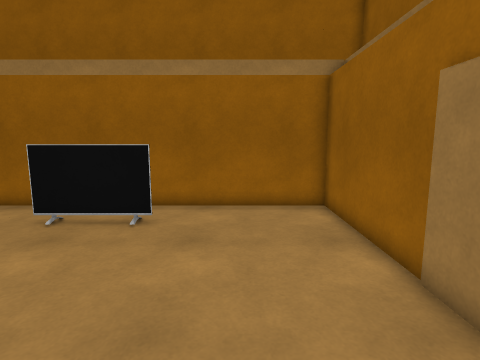
[1] (above)

12 first-person views from a walk through a scene from a Unity 3-D project. The camera is 1.4 m above the floor, tilts 8° down and sees 80° across. The floor is counted in squares, 0.5 m on a side. Each view is taken from the middle of a square. On the plan, view 1 faces up. The plan holds only what a view shows up to about 20 squares ahead; the rest is blank. The place goes on beyond the plan. The player character is not drawn. Surface patterns are stand-ins for the level's own textures.

[2]
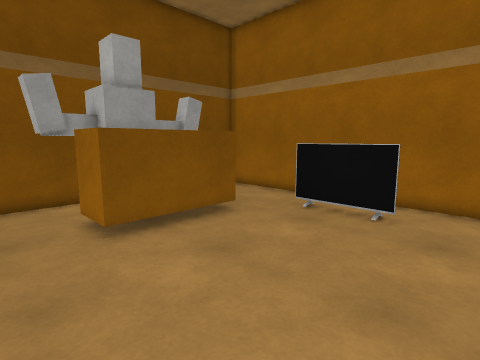

[3]
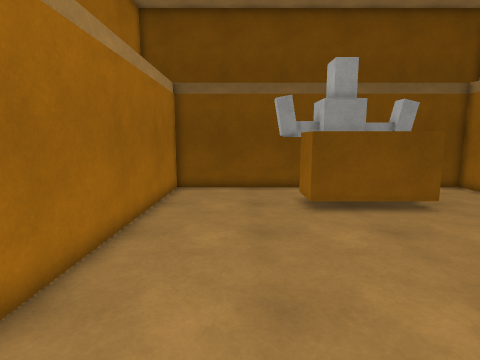

[4]
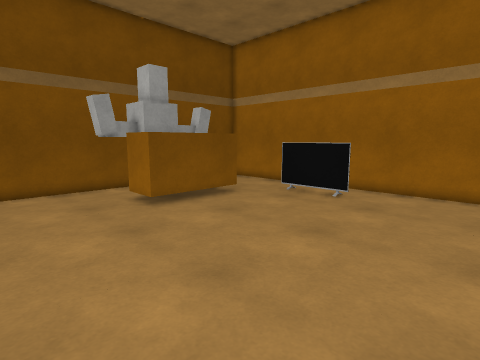

[5]
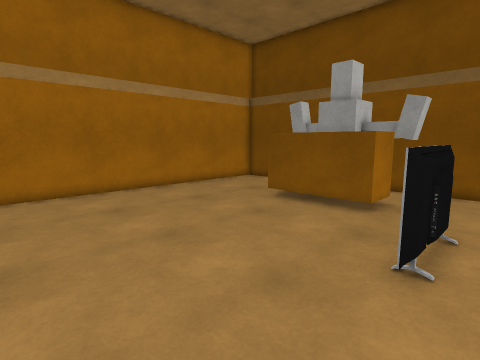

[6]
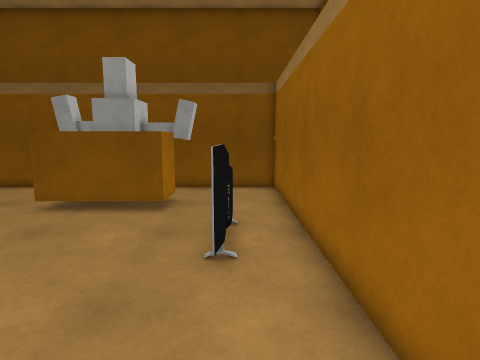

[7]
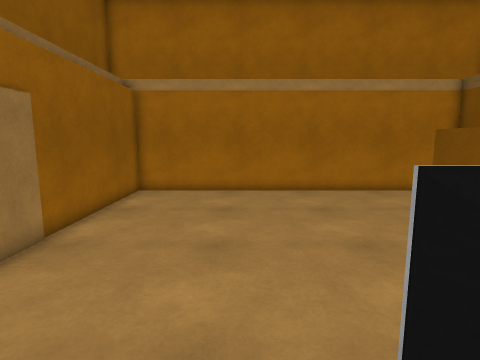

[8]
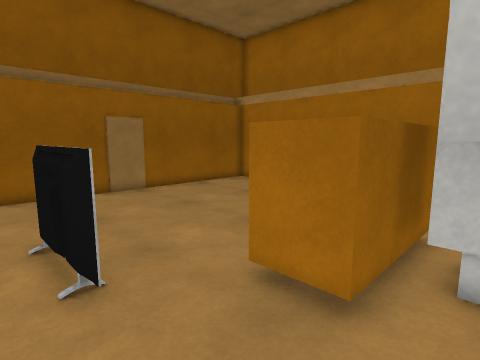

[9]
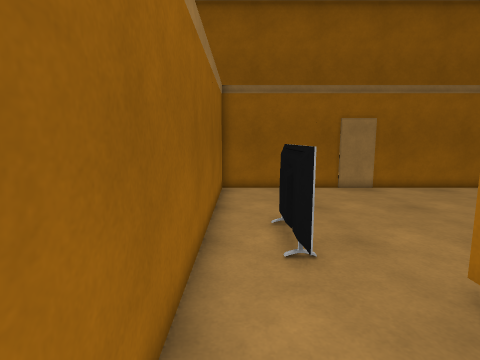

[10]
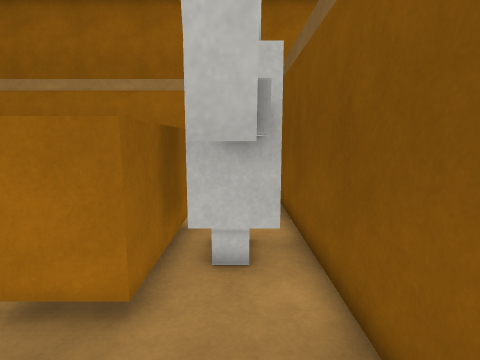

[11]
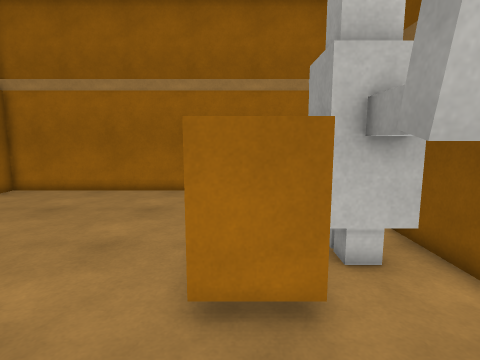

[12]
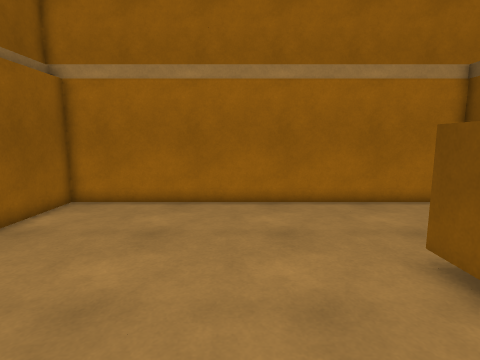

### Floor plan
Key: @ floor where view 1 was taken; # wall or solid block; . floor; O other object.
Columns run from 14 left of view 1 to 4 right of it. Each row starts with its distance up from view 1.
 12 ###################
 11 #.................#
 10 #......OOOOO......#
  9 #......OOOOO......#
  8 #.................#
  7 #.OOOOO...........#
  6 #.O.O O...........#
  5 #OOOO O...........#
  4 # OOO O...........#
  3 #OOOO O...........#
  2 #.O.OOO...........#
  1 #.OO..............#
  0 #.............@...#
 -1 #.................#
 -2 #.................#
 -3 #.................#
 -4 #.................#
 -5 ###################

Where each view was taken, in squares from view 1:
view 1: 0 up, 0 right, facing up
view 2: 1 down, 0 right, facing up-left
view 3: 1 down, 3 right, facing left
view 4: 4 down, 3 right, facing up-left
view 5: 11 up, 3 right, facing down-left
view 6: 10 up, 3 right, facing left
view 7: 11 up, 2 left, facing down
view 8: 11 up, 12 left, facing down-right
view 9: 11 up, 13 left, facing right
view 10: 11 up, 12 left, facing down
view 11: 11 up, 9 left, facing down
view 12: 8 up, 4 left, facing down
